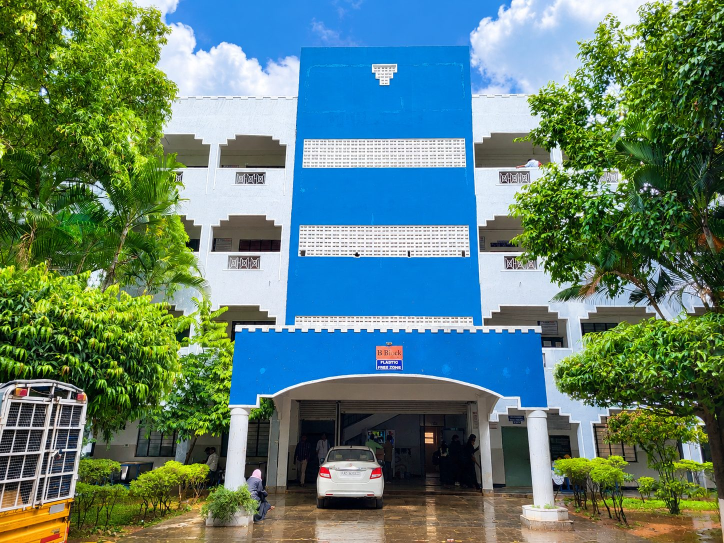
#> input picture prototype/assets/photos/hero-main-entrance-morning.jpg, 1448 x 1086 px (shown at 1/2 size)
$ python make-journey-photos.py ../prototype/assets/photos   (older library calls are emulated)
#> lines starting #> are read from the running program, lines starting #| are printed output that depends on the picture
#> in main, img is the input picture: shape (1086, 1448, 3); mean B, G, R 113.5, 127.1, 95.1
"""Build the intro's photo pairs: a pencil-sketch version and a colour version of
each real campus photograph, cropped identically so the ink reveal lines up.

    python scripts/make-journey-photos.py <photo-dir> [name=file ...] [--out=<dir>]

<photo-dir> is the folder of original photographs. With no name=file pairs it
builds the campus set below (from the archive that used to live in
prototype/assets/photos); otherwise it builds just the named pairs, e.g.
    era-2008-alumni-meet=2008-alumni-meet.jpg
Output goes to public/assets/campus/journey/<name>.jpg and <name>-sketch.jpg, or to
--out=<dir> (relative to public/assets/campus/), e.g. --out=hero for the hero photos.
"""

import sys
from pathlib import Path

import cv2
import numpy as np

# campus photo id -> source photograph (the eras use these two).
SOURCES = {
    "a-cse": "hero-main-entrance-morning.jpg",
    "c": "hero-blue-block-golden.jpg",
}

MAX_EDGE = 1000  # the intro never draws a photo wider than this (components/ink-photo.ts); the hero photo was built at 1100
PAPER = np.array([231, 241, 247], np.float32)  # BGR of #f7f1e7
GRAPHITE = np.array([44, 50, 58], np.float32)  # BGR of #3a322c


def fit(img: np.ndarray) -> np.ndarray:
    h, w = img.shape[:2]
#> h = 1086; w = 1448
    scale = min(1.0, MAX_EDGE / max(h, w))
#> scale = 0.691
    return cv2.resize(img, (round(w * scale), round(h * scale)), interpolation=cv2.INTER_AREA)


def pencil(img: np.ndarray, seed: int) -> np.ndarray:
#> called with seed = 0
    gray = cv2.cvtColor(img, cv2.COLOR_BGR2GRAY).astype(np.float32)
    gray = cv2.bilateralFilter(gray, 7, 30, 7)

    # Colour-dodge sketch: soft graphite tones.
    blur = cv2.GaussianBlur(255 - gray, (0, 0), 9)
    dodge = np.clip(gray * 255.0 / np.maximum(255 - blur, 1), 0, 255)
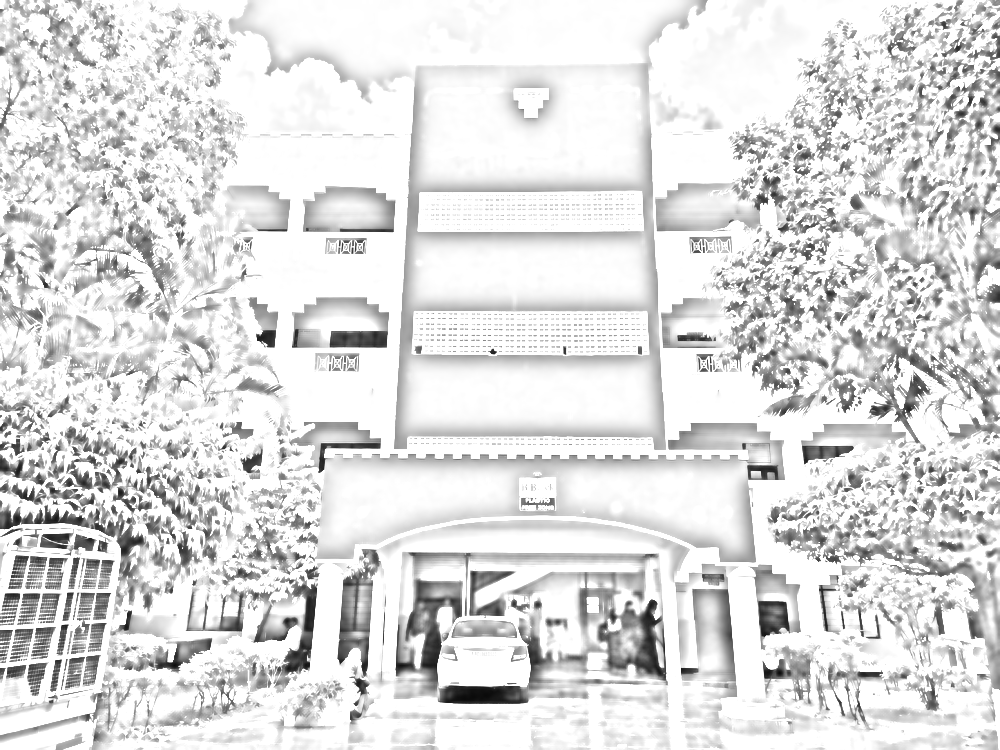
#> dodge: shape (750, 1000) float32; min 10.87, max 255, mean 222.1

    # Firmer contour lines on top, so it reads as drawn rather than faded.
    small = cv2.GaussianBlur(gray, (0, 0), 1.2)
    edges = cv2.Laplacian(small, cv2.CV_32F, ksize=3)
    edges = np.clip(np.abs(edges) * 2.2, 0, 255)
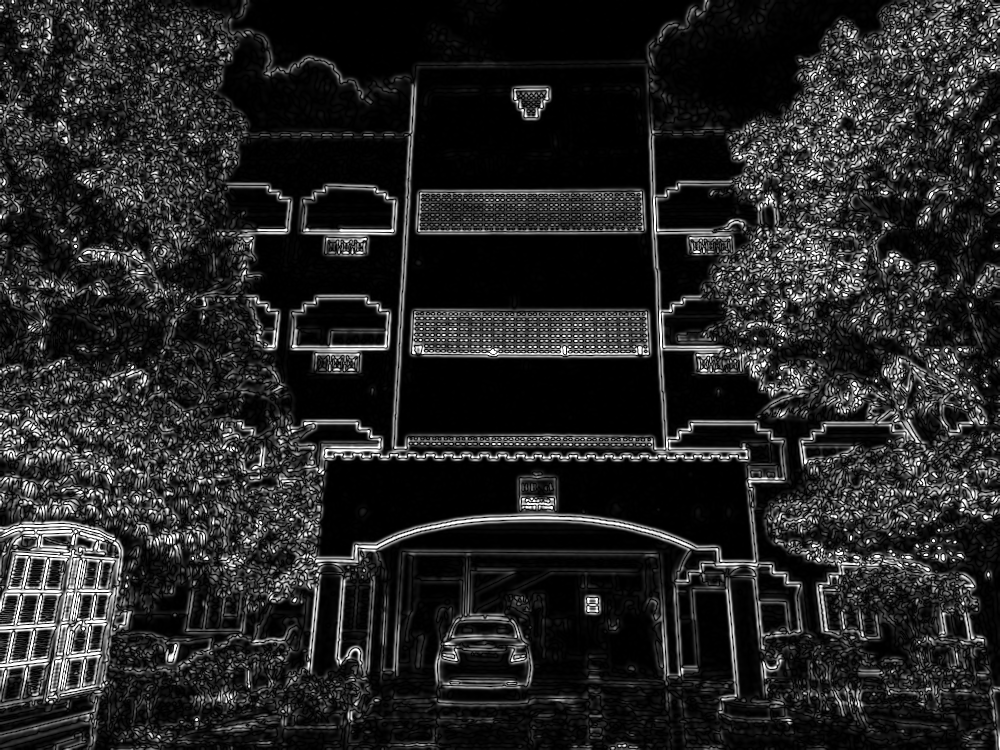
#> edges: shape (750, 1000) float32; min 0, max 255, mean 37.8
    lines = 255 - edges
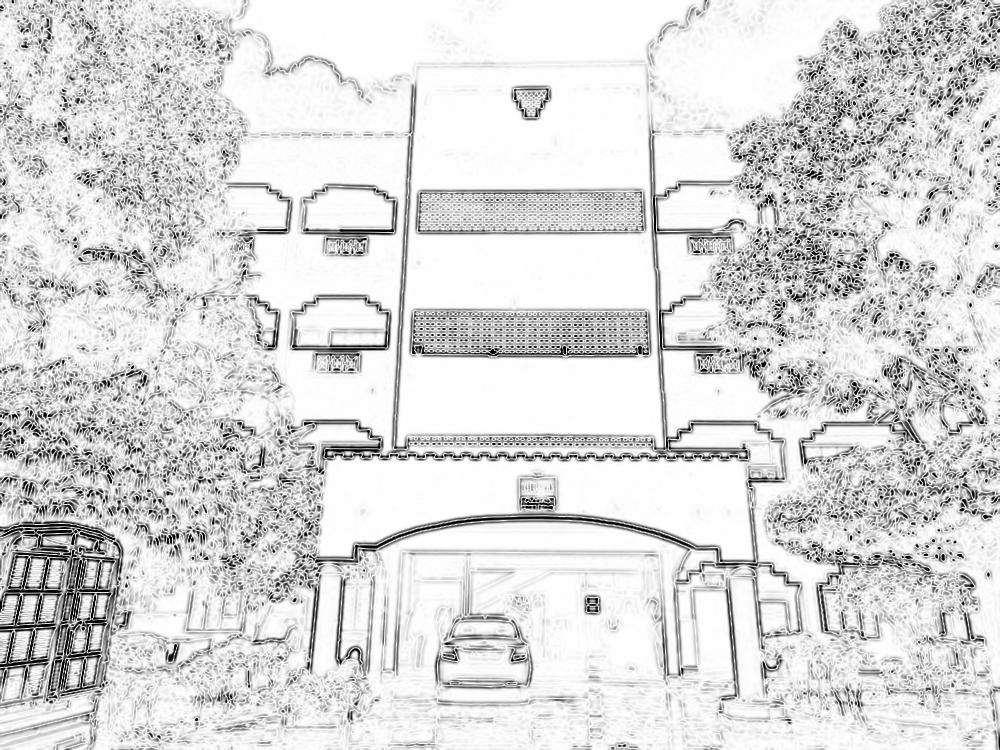
#> lines: shape (750, 1000) float32; min 0, max 255, mean 217.2

    tone = dodge * (lines / 255.0)
    tone = np.clip((tone - 40) * 1.18, 0, 255)
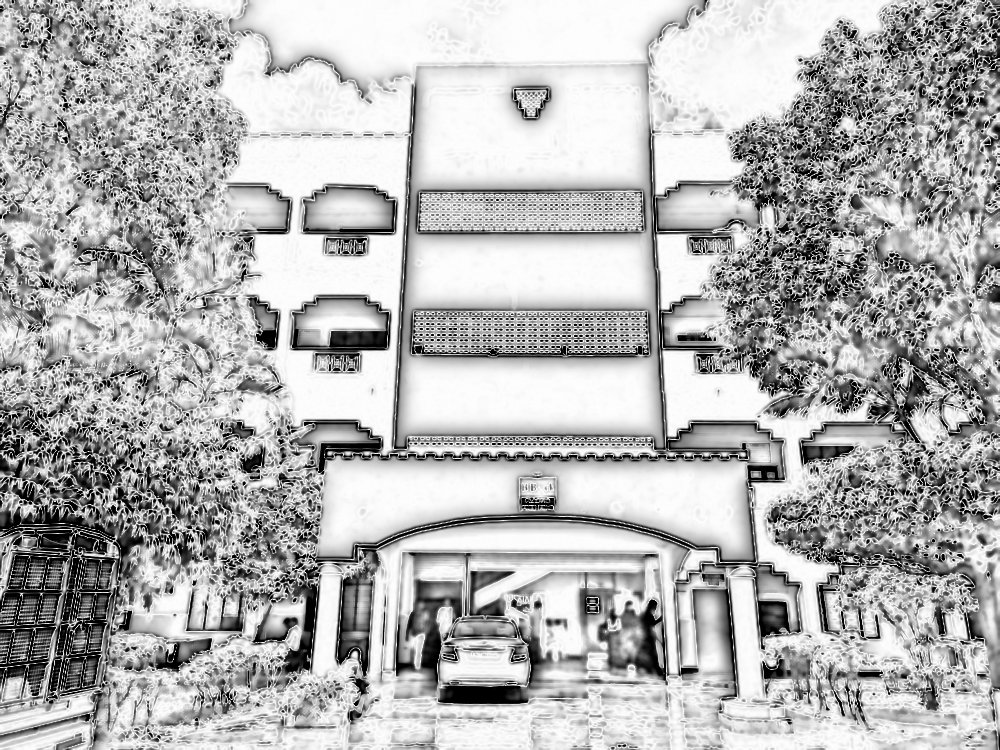
#> tone: shape (750, 1000) float32; min 0, max 253.7, mean 178.9

    # Light diagonal hatching in the shadows only.
    h, w = gray.shape
#> h = 750; w = 1000
    yy, xx = np.mgrid[0:h, 0:w]
    hatch = (np.sin((xx + yy) * 0.9) > 0.55).astype(np.float32)
    shadow = np.clip((150 - gray) / 150, 0, 1)
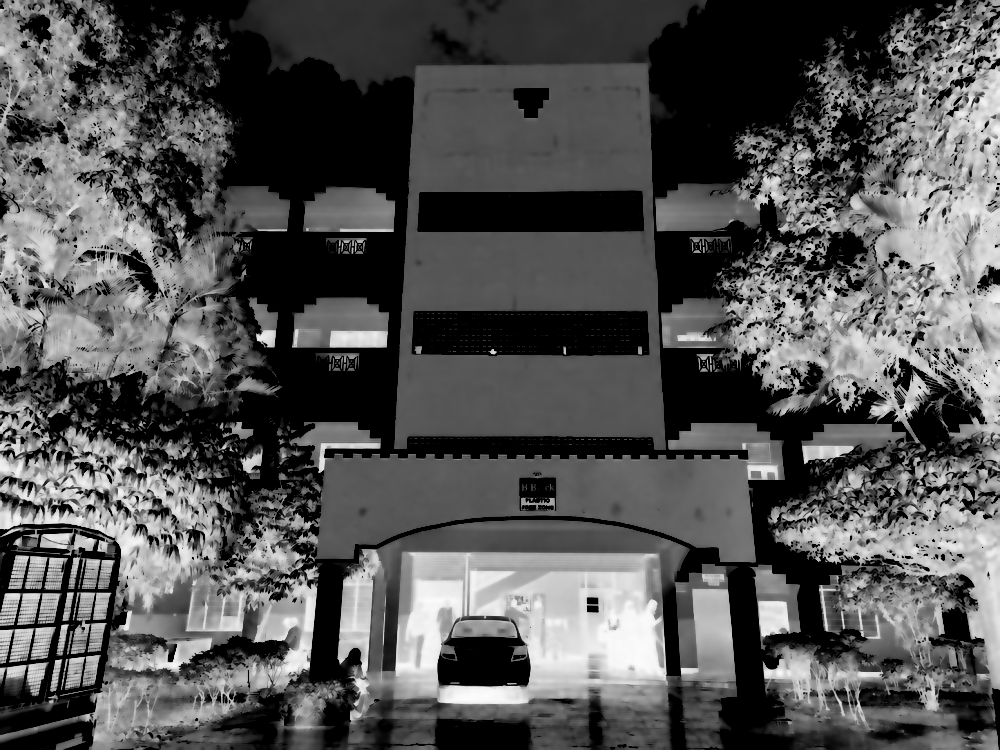
#> shadow: shape (750, 1000) float32; min 0, max 0.989, mean 0.33
    tone = tone * (1 - 0.22 * hatch * shadow)

    # Paper grain.
    rng = np.random.default_rng(seed)
    grain = cv2.GaussianBlur(rng.normal(0, 1, (h, w)).astype(np.float32), (0, 0), 0.8)
    tone = np.clip(tone + grain * 7, 0, 255)

    t = (tone / 255.0)[..., None]
    out = GRAPHITE * (1 - t) + PAPER * t
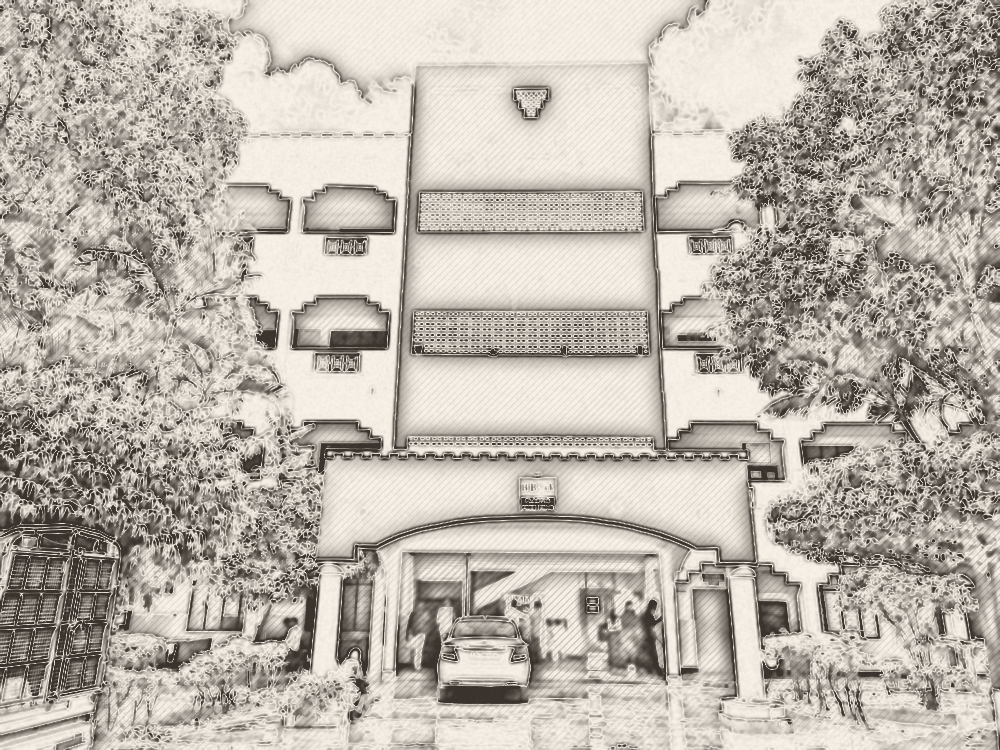
#> out: shape (750, 1000, 3) float32; mean of channels 0, 1, 2 172.7, 181.4, 188; drawn as B, G, R
    return out.astype(np.uint8)


def main() -> None:
    src_dir = Path(sys.argv[1])
    options = [arg for arg in sys.argv[2:] if arg.startswith("--")]
    pairs = dict(arg.split("=", 1) for arg in sys.argv[2:] if not arg.startswith("--")) or SOURCES
    out_name = next((o.split("=", 1)[1] for o in options if o.startswith("--out=")), "journey")
    out_dir = Path(__file__).resolve().parent.parent / "public" / "assets" / "campus" / out_name
    out_dir.mkdir(parents=True, exist_ok=True)

    for seed, (block, name) in enumerate(pairs.items()):
        img = cv2.imread(str(src_dir / name))
        if img is None:
            raise SystemExit(f"missing {src_dir / name}")
        img = fit(img)
        cv2.imwrite(str(out_dir / f"{block}.jpg"), img, [cv2.IMWRITE_JPEG_QUALITY, 82])
        cv2.imwrite(str(out_dir / f"{block}-sketch.jpg"), pencil(img, seed), [cv2.IMWRITE_JPEG_QUALITY, 80])
        print(block, img.shape[1], "x", img.shape[0])
#| a-cse 1000 x 750
#> pass 2 of the loop in main, `for seed, (block, name) in enumerate(pairs.items()):`:
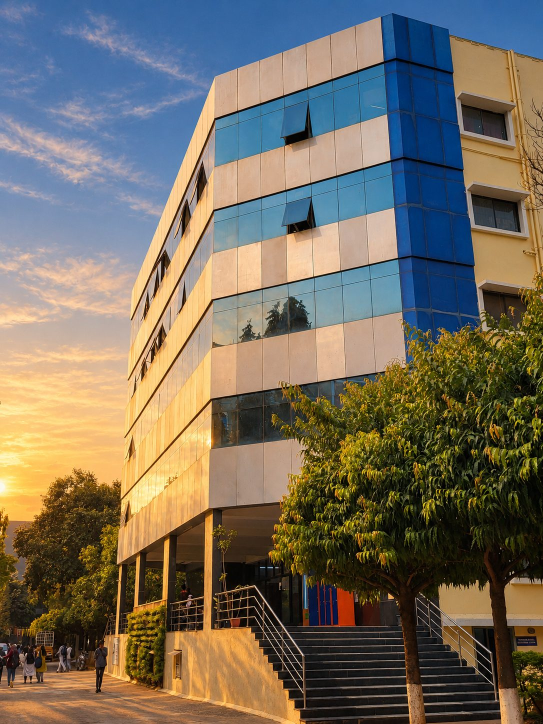
#> input picture prototype/assets/photos/hero-blue-block-golden.jpg, 1086 x 1448 px (shown at 1/2 size)
#> in main, img is the input picture: shape (1448, 1086, 3); mean B, G, R 94.7, 109.1, 117.2
#> blur: shape (1000, 750) float32
#> dodge: shape (1000, 750) float32
#> small: shape (1000, 750) float32
#> lines: shape (1000, 750) float32
#> in pencil (call 2), `shadow = np.clip((150 - gray) / 150, 0, 1)`:
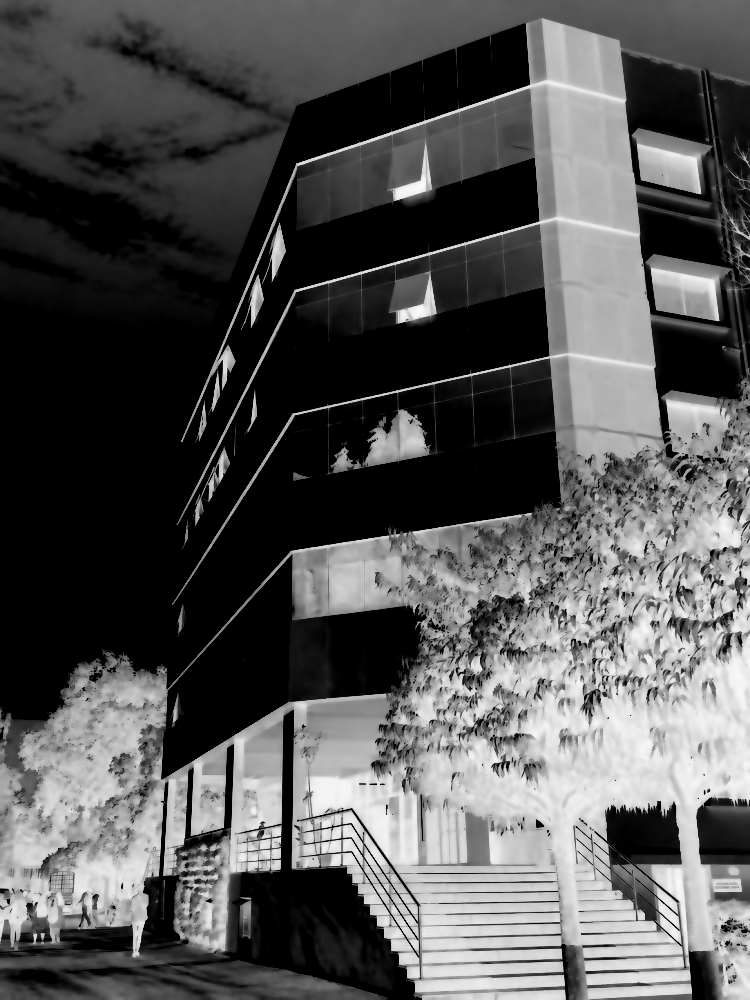
#> shadow: shape (1000, 750) float32; min 0, max 0.983, mean 0.337
#> t: shape (1000, 750, 1) float32
#> in pencil (call 2), `out = GRAPHITE * (1 - t) + PAPER * t`:
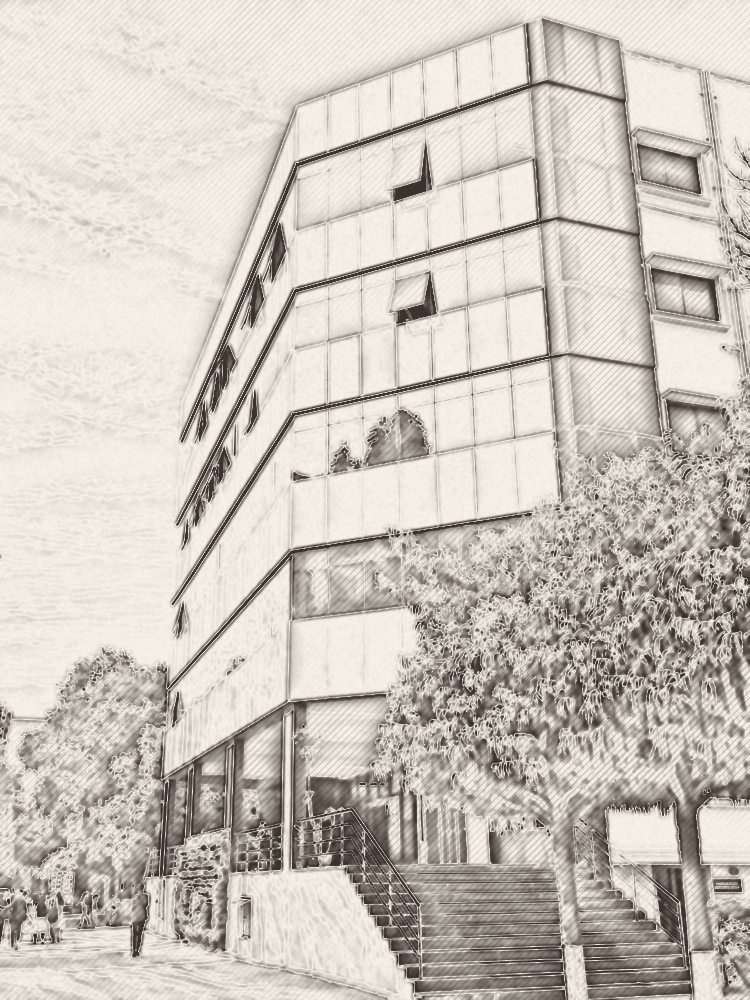
#> out: shape (1000, 750, 3) float32; mean of channels 0, 1, 2 189.3, 198.4, 204.9; drawn as B, G, R
#| c 750 x 1000


if __name__ == "__main__":
    main()
